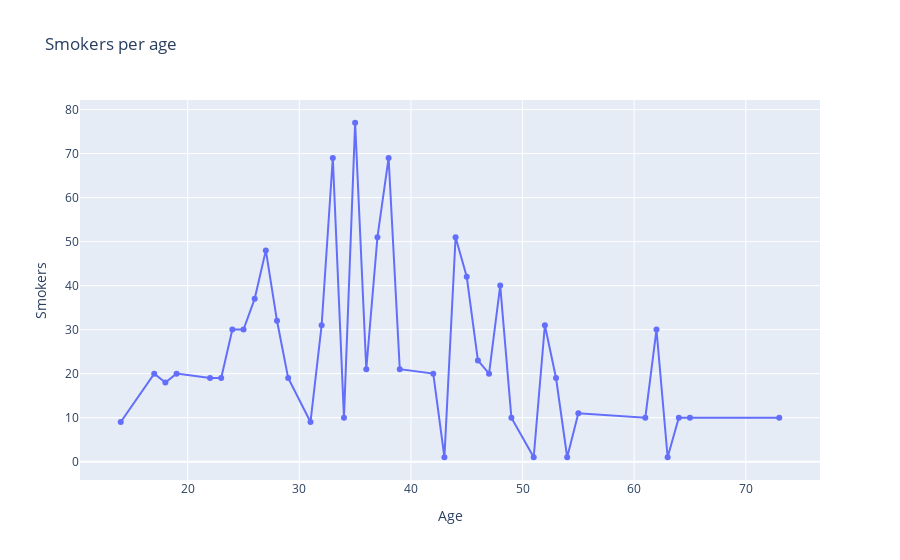

Notebook code for this chart:
### Code cell
fig = go.Figure()
fig.add_trace(go.Scatter(x=label,y=target,mode='markers+lines'))
fig.update_layout(title = 'Smokers per age',xaxis=dict(title='Age'),yaxis=dict(title='Smokers'))
fig.show()

### Figure 1 — Plotly figure (JSON) as saved in the notebook; plotly's stock layout.template omitted (floating-point values rounded to 4 significant figures)
{"data": [{"mode": "markers+lines", "type": "scatter", "x": [14, 17, 18, 19, 22, 23, 24, 25, 26, 27, 28, 29, 31, 32, 33, 34, 35, 36, 37, 38, 39, 42, 43, 44, 45, 46, 47, 48, 49, 51, 52, 53, 54, 55, 61, 62, 63, 64, 65, 73], "y": [9, 20, 18, 20, 19, 19, 30, 30, 37, 48, 32, 19, 9, 31, 69, 10, 77, 21, 51, 69, 21, 20, 1, 51, 42, 23, 20, 40, 10, 1, 31, 19, 1, 11, 10, 30, 1, 10, 10, 10]}], "layout": {"title": {"text": "Smokers per age"}, "xaxis": {"title": {"text": "Age"}}, "yaxis": {"title": {"text": "Smokers"}}}}
